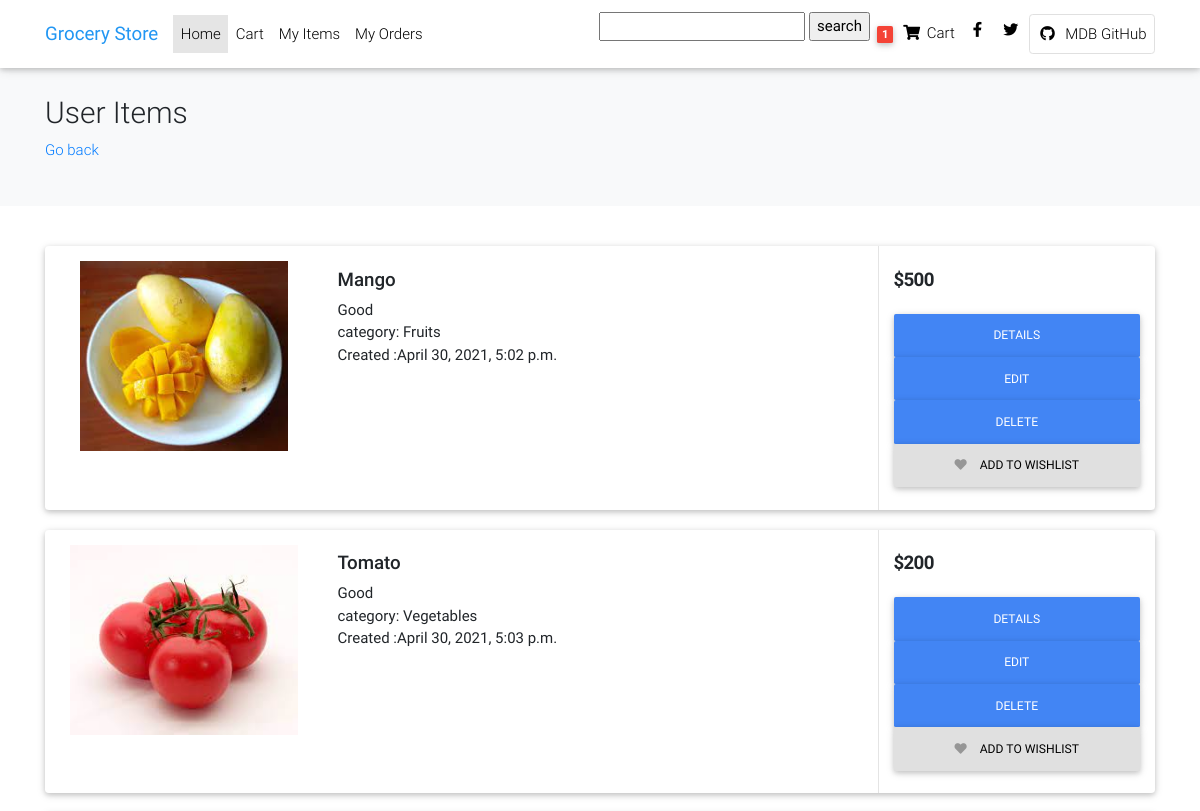
The page /products/1 (signed in, upper part) on the database as committed earlier.
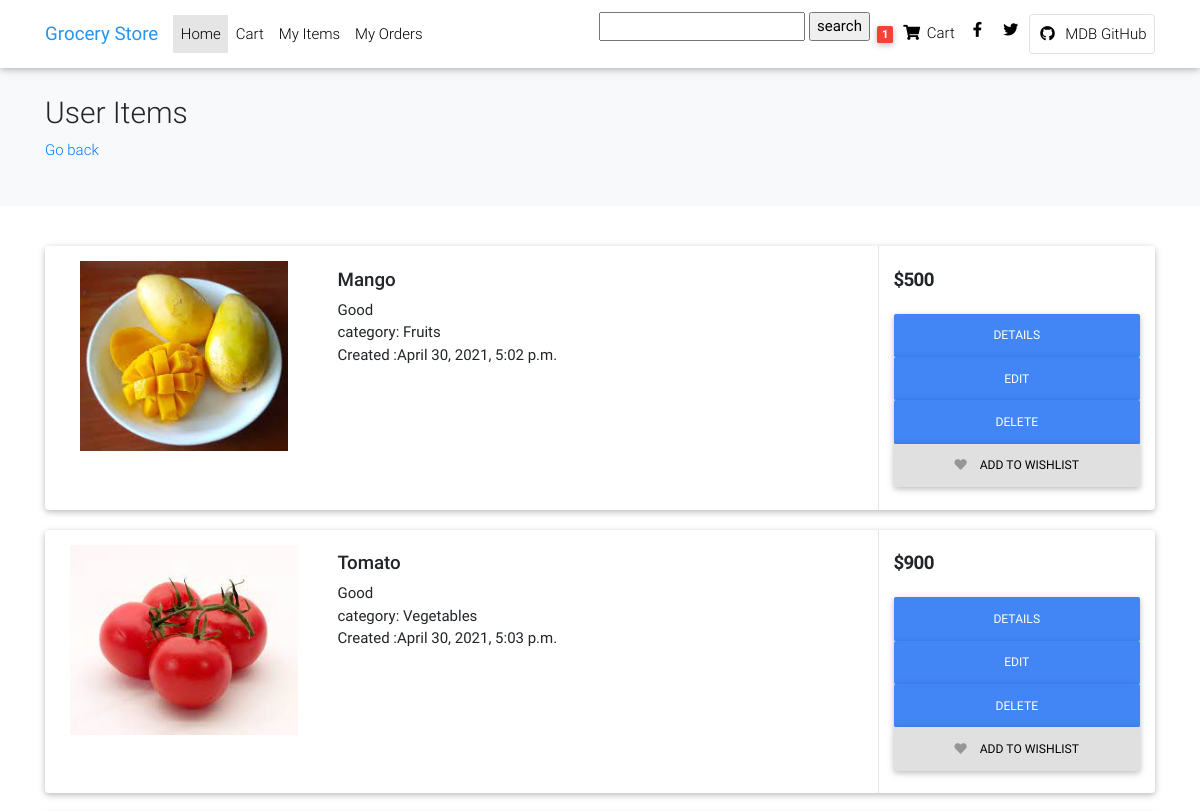
The same page on the database as committed later.
### Base/models/product.py (models this page shows, shortened)
class Product(models.Model):
    title = models.CharField(max_length=250)
    description = models.TextField(max_length=250, blank=True, null=True)
    image = models.ImageField(upload_to='uploads/products/')
    price = models.IntegerField(default=0)
    created = models.DateTimeField(auto_now_add=True)
    category = models.ForeignKey(Categorie, on_delete=models.CASCADE, default=1)
    quantity = models.IntegerField(default=1)
    user = models.ForeignKey(User, on_delete=models.CASCADE, blank=True, null=True)
    class Meta:
        ordering = ['created']

### Base/models/categorie.py (models this page shows)
class Categorie(models.Model):
    title=models.CharField(max_length=250)
    def __str__(self):
        return self.title

### Base/views/get_all_user_products.py (the view)
# urls.py: path('products/<int:pk>', GetAllUserProducts.as_view(), name='all_user_products')
class GetAllUserProducts(LoginRequiredMixin, ListView):
    model = Product
    context_object_name = 'products'
    template_name = 'base/get_all_user_products.html'
    def get_context_data(self, **kwargs):
        context = super().get_context_data(**kwargs)
        context['products'] = context['products'].filter(user=self.request.user)
        context['count'] = context['products'].count()
        search_input = self.request.GET.get('search-area') or ''
        if search_input:
            context['products'] = context['products'].filter(title__startswith=search_input)
        context['search_input'] = search_input
        return context

### Base/templates/Base/get_all_user_products.html (shortened to what the changed rows need)
{% load static %}
{% load crispy_forms_tags %}
{% load widget_tweaks %}
<!DOCTYPE HTML>
<html lang="en">
<head>
<link href={%static 'products_listing/css/bootstrap.css'%} rel="stylesheet" type="text/css"/>
 <link href="{%static 'Product_detail/css/mdb.min.css' %}" rel="stylesheet">
   <link rel="stylesheet" href="https://use.fontawesome.com/releases/v5.11.2/css/all.css">
<link href={%static 'products_listing/plugins/fancybox/fancybox.min.css'%} type="text/css" rel="stylesheet">
<link href={%static 'products_listing/css/ui.css'%} rel="stylesheet" type="text/css"/>
<link href={%static 'products_listing/css/responsive.css'%} rel="stylesheet" media="only screen and (max-width: 1200px)" />
</head>
<body>
<section class="section-pagetop bg">
<div class="container">
	<h2 class="title-page">User Items</h2>
</div>
</section>
<section class="section-content padding-y">
<div class="container">
{% for product in products  %}
            <article class="card card-product-list">
                  <div class="row no-gutters">
                        <aside class="col-md-3">
                              <a href="#" class="img-wrap" style="padding : 15px;">
                                    <img src={{product.image.url}}>
                              </a>
                        </aside>
                        <div class="col-md-6">
                              <div class="info-main">
                                    <a href="#" class="h5 title"> {{product.title}} </a>
                                    <p>{{product.description}} </p>
                                    <p>category: {{product.category}}</p>
                                    <p>Created :{{product.created}}</p>
                              </div>
                        </div>
                        <aside class="col-sm-3">
                              <div class="info-aside">
                                    <div class="price-wrap">
                                          <span class="price h5">${{product.price}} </span>
                                    </div>
                                    <br>
                                    <p>
                                          <a href={%url 'product' product.id %} class="btn btn-primary btn-block"> Details </a>
                                          <a href="{%url 'product_update' product.id %}" class="btn btn-primary btn-block"> Edit </a>
                                          <a href="{%url 'product_delete' product.id%}" class="btn btn-primary btn-block"> Delete </a>
                                          <a href="#" class="btn btn-light btn-block"><i class="fa fa-heart"></i>
                                                <span class="text">Add to wishlist</span>
                                          </a>
                                    </p>
                              </div>
                        </aside>
                  </div>
            </article>
{%empty%}
<h3> No Items are present</h3>
{% endfor %}
</div>
</section>
</body>
</html>

Rows that differ between the two databases and show on the page:
changed Product "Tomato": price "200" → "900"
